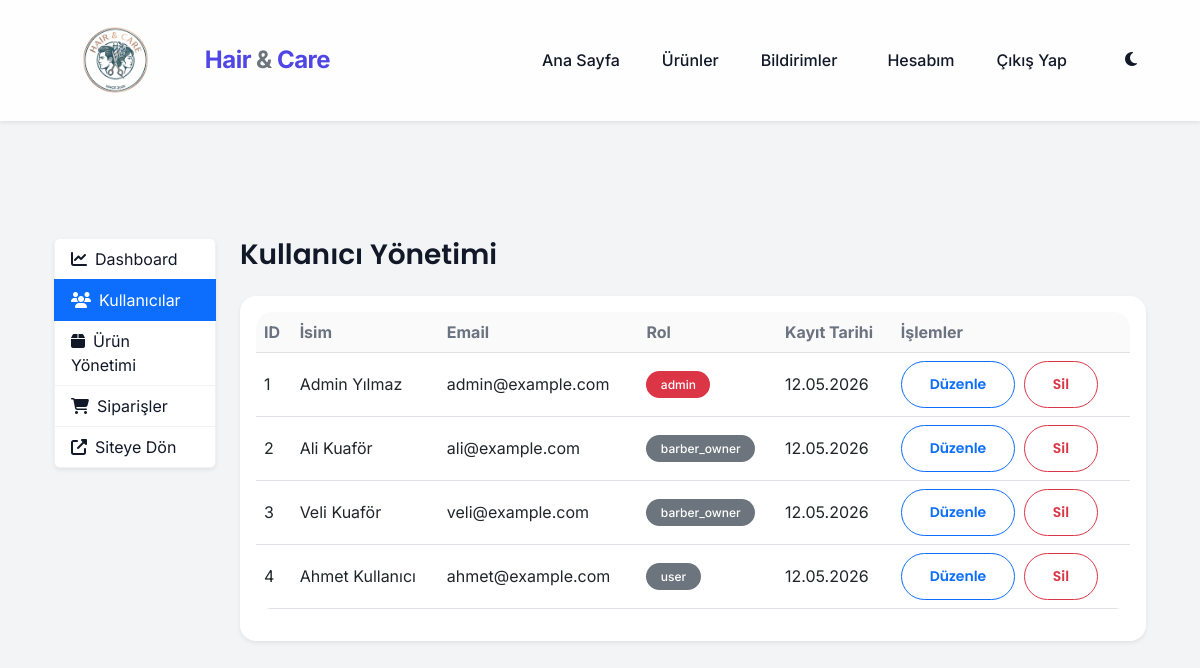
Page /admin_dashboard.php?page=users (signed in) on the committed database.
### tables this page shows
CREATE TABLE IF NOT EXISTS users (
    id INT AUTO_INCREMENT PRIMARY KEY,
    name VARCHAR(100) NOT NULL,
    email VARCHAR(100) NOT NULL UNIQUE,
    password VARCHAR(255) NOT NULL,
    role ENUM('user', 'barber_owner', 'admin') DEFAULT 'user',
    created_at TIMESTAMP DEFAULT CURRENT_TIMESTAMP
);

### config/database.php (called while the page is built, shortened)
<?php
function auth() {
    return isset($_SESSION['user_id']) ? $_SESSION : false;
}
?>

### admin_dashboard.php (the view, shortened to what this page needs)
<?php
require_once 'config/database.php';
$page = $_GET['page'] ?? 'stats';
if ($page === 'stats') {
    $total_revenue = $pdo->query("SELECT SUM(total_amount) FROM product_orders WHERE status = 'teslim edildi' OR status = 'completed'")->fetchColumn() ?: 0;
    $total_users = $pdo->query("SELECT COUNT(*) FROM users")->fetchColumn();
    $total_barbers = $pdo->query("SELECT COUNT(*) FROM users WHERE role = 'barber'")->fetchColumn();
    $total_orders = $pdo->query("SELECT COUNT(*) FROM product_orders")->fetchColumn();
    $recent_orders = $pdo->query("SELECT * FROM product_orders ORDER BY created_at DESC LIMIT 10")->fetchAll();
} elseif ($page === 'users') {
    $users = $pdo->query("SELECT * FROM users ORDER BY created_at DESC")->fetchAll();
} elseif ($page === 'products') {
    $products = $pdo->query("SELECT * FROM products ORDER BY id DESC")->fetchAll();
} elseif ($page === 'orders') {
    $orders = $pdo->query("SELECT * FROM product_orders ORDER BY created_at DESC")->fetchAll();
}
require_once 'views/header.php';
?>
<div class="container-fluid py-4" style="margin-top: 80px;">
    <div class="row">
        <div class="col-lg-2">
            <div class="list-group shadow-sm border-0 mb-4 sticky-top" style="top: 100px;">
                <a href="?page=stats" class="list-group-item list-group-item-action <?= $page==='stats'?'active':'' ?>">
                    <i class="fas fa-chart-line me-2"></i>Dashboard
                </a>
                <a href="?page=users" class="list-group-item list-group-item-action <?= $page==='users'?'active':'' ?>">
                    <i class="fas fa-users me-2"></i>Kullanıcılar
                </a>
                <a href="?page=products" class="list-group-item list-group-item-action <?= $page==='products'?'active':'' ?>">
                    <i class="fas fa-box me-2"></i>Ürün Yönetimi
                </a>
                <a href="?page=orders" class="list-group-item list-group-item-action <?= $page==='orders'?'active':'' ?>">
                    <i class="fas fa-shopping-cart me-2"></i>Siparişler
                </a>
                <a href="<?= APP_URL ?>/index.php" class="list-group-item list-group-item-action">
                    <i class="fas fa-external-link-alt me-2"></i>Siteye Dön
                </a>
            </div>
        </div>
        <div class="col-lg-10">
            <?php if ($page === 'stats'): ?>
                <h3 class="mb-4">Sistem Özeti</h3>
                <div class="row g-4 mb-5">
                    <div class="col-md-3">
                        <div class="card border-0 shadow-sm bg-primary text-white">
                            <div class="card-body py-4 text-center">
                                <h6 class="text-uppercase mb-2 opacity-75 small">Toplam Ciro</h6>
                                <h2 class="mb-0">₺<?= number_format($total_revenue, 2, ',', '.') ?></h2>
                            </div>
                        </div>
                    </div>
                    <div class="col-md-3">
                        <div class="card border-0 shadow-sm bg-success text-white">
                            <div class="card-body py-4 text-center">
                                <h6 class="text-uppercase mb-2 opacity-75 small">Kayıtlı Kullanıcı</h6>
                                <h2 class="mb-0"><?= $total_users ?></h2>
                            </div>
                        </div>
                    </div>
                    <div class="col-md-3">
                        <div class="card border-0 shadow-sm bg-info text-white">
                            <div class="card-body py-4 text-center">
                                <h6 class="text-uppercase mb-2 opacity-75 small">Kuaför Sayısı</h6>
                                <h2 class="mb-0"><?= $total_barbers ?></h2>
                            </div>
                        </div>
                    </div>
                    <div class="col-md-3">
                        <div class="card border-0 shadow-sm bg-warning text-white">
                            <div class="card-body py-4 text-center">
                                <h6 class="text-uppercase mb-2 opacity-75 small">Sipariş Sayısı</h6>
                                <h2 class="mb-0"><?= $total_orders ?></h2>
                            </div>
                        </div>
                    </div>
                </div>
                <div class="card border-0 shadow-sm">
                    <div class="card-body">
                        <h5 class="card-title mb-4">Son Siparişler</h5>
                        <div class="table-responsive">
                            <table class="table align-middle">
                                <thead class="table-light">
                                    <tr>
                                        <th>Sipariş ID</th>
                                        <th>Müşteri</th>
                                        <th>Tutar</th>
                                        <th>Tarih</th>
                                        <th>Durum</th>
                                    </tr>
                                </thead>
                                <tbody>
                                    <?php foreach($recent_orders as $o): ?>
                                    <tr>
                                        <td>#<?= $o['id'] ?></td>
                                        <td><?= htmlspecialchars($o['full_name']) ?></td>
                                        <td>₺<?= number_format($o['total_amount'], 2, ',', '.') ?></td>
                                        <td><?= date('d.m.Y H:i', strtotime($o['created_at'])) ?></td>
                                        <td>
                                            <form method="POST" class="d-flex gap-1">
                                                <input type="hidden" name="order_id" value="<?= $o['id'] ?>">
                                                <select name="status" class="form-select form-select-sm py-0" style="width: auto;" onchange="this.form.submit()">
                                                    <option value="hazirlaniyor" <?= $o['status']==='hazirlaniyor'?'selected':'' ?>>Hazırlanıyor</option>
                                                    <option value="kargoda" <?= $o['status']==='kargoda'?'selected':'' ?>>Kargoda</option>
                                                    <option value="teslim edildi" <?= $o['status']==='teslim edildi'?'selected':'' ?>>Teslim Edildi</option>
                                                    <option value="completed" <?= $o['status']==='completed'?'selected':'' ?>>Tamamlandı</option>
                                                </select>
                                                <input type="hidden" name="update_order_status" value="1">
                                            </form>
                                        </td>
                                    </tr>
                                    <?php endforeach; ?>
                                </tbody>
                            </table>
                        </div>
                    </div>
                </div>
            <?php elseif ($page === 'users'): ?>
                <div class="d-flex justify-content-between align-items-center mb-4">
                    <h3 class="mb-0">Kullanıcı Yönetimi</h3>
                </div>
                <div class="card border-0 shadow-sm">
                    <div class="card-body">
                        <div class="table-responsive">
                            <table class="table align-middle">
                                <thead class="table-light">
                                    <tr>
                                        <th>ID</th>
                                        <th>İsim</th>
                                        <th>Email</th>
                                        <th>Rol</th>
                                        <th>Kayıt Tarihi</th>
                                        <th>İşlemler</th>
                                    </tr>
                                </thead>
                                <tbody>
                                    <?php foreach($users as $u): ?>
                                    <tr>
                                        <td><?= $u['id'] ?></td>
                                        <td><?= htmlspecialchars($u['name']) ?></td>
                                        <td><?= htmlspecialchars($u['email']) ?></td>
                                        <td>
                                            <span class="badge rounded-pill <?= $u['role']==='admin'?'bg-danger':($u['role']==='barber'?'bg-info':'bg-secondary') ?>">
                                                <?= $u['role'] ?>
                                            </span>
                                        </td>
                                        <td><?= date('d.m.Y', strtotime($u['created_at'])) ?></td>
                                        <td>
                                            <button class="btn btn-sm btn-outline-primary me-1" data-bs-toggle="modal" data-bs-target="#editUser<?= $u['id'] ?>">Düzenle</button>
                                            <a href="?page=users&delete_user=<?= $u['id'] ?>" class="btn btn-sm btn-outline-danger" onclick="return confirm('Emin misiniz?')">Sil</a>
                                        </td>
                                    </tr>
                                    <?php endforeach; ?>
                                </tbody>
                            </table>
                        </div>
                    </div>
                </div>
            <?php endif; ?>
        </div>
    </div>
</div>
<?php require_once 'views/footer.php'; ?>

### views/header.php (shortened to what this page needs)
<!DOCTYPE html>
<html lang="tr">
<head>
    <link href="https://cdn.jsdelivr.net/npm/bootstrap@5.3.0/dist/css/bootstrap.min.css" rel="stylesheet">
    <link href="https://cdnjs.cloudflare.com/ajax/libs/font-awesome/6.4.0/css/all.min.css" rel="stylesheet">
    <link href="<?= APP_URL ?>/public/css/style.css" rel="stylesheet">
</head>
<body class="<?= isset($_COOKIE['theme']) && $_COOKIE['theme'] === 'dark' ? 'dark-mode' : '' ?>">
    <nav class="navbar navbar-expand-lg fixed-top shadow-sm">
        <div class="container">
            <a class="navbar-brand d-flex align-items-center" href="<?= APP_URL ?>/index.php">
                <img src="<?= APP_URL ?>/img/Hair Care Logo PNG.png" alt="Hair Care" height="80" class="me-3">
                <span>Hair <span class="text-secondary">&amp;</span> Care</span>
            </a>
            <div class="collapse navbar-collapse" id="navbarNav">
                <ul class="navbar-nav ms-auto">
                    <?php if (auth()): ?>
                        <li class="nav-item"><a class="nav-link" href="<?= APP_URL ?>/index.php">Ana Sayfa</a></li>
                        <li class="nav-item"><a class="nav-link" href="<?= APP_URL ?>/products.php">Ürünler</a></li>
                        <li class="nav-item dropdown me-2">
                            <a class="nav-link position-relative" href="#" id="notificationDropdown" role="button" data-bs-toggle="dropdown" aria-expanded="false" onclick="markNotificationsRead()">
                                Bildirimler
                            </a>
                        </li>
                        <li class="nav-item">
                            <?php
                                $dashLink = APP_URL . '/user_dashboard.php';
                                if ($_SESSION['role'] === 'admin') $dashLink = APP_URL . '/admin_dashboard.php';
                                elseif ($_SESSION['role'] === 'barber_owner') $dashLink = APP_URL . '/barber_dashboard.php';
                            ?>
                            <a class="nav-link" href="<?= $dashLink ?>">Hesabım</a>
                        </li>
                        <li class="nav-item"><a class="nav-link" href="<?= APP_URL ?>/logout.php">Çıkış Yap</a></li>
                    <?php endif; ?>
                    <li class="nav-item ms-lg-3">
                        <button class="nav-link btn btn-link" id="themeToggle" title="Tema Değiştir">
                            <i class="fas fa-moon dark-icon"></i>
                        </button>
                    </li>
                </ul>
            </div>
        </div>
    </nav>
    <main class="container py-4" style="margin-top: 110px;">

### views/footer.php (shortened to what this page needs)
    </main>
</body>
</html>

### public/css/style.css (style rules this page uses)
:root { --primary: #4f46e5; --primary-hover: #4338ca; --secondary: #ec4899; --dark: #1f2937; --light: #f9fafb; --text-main: #111827; --text-muted: #6b7280; --bg-color: #f3f4f6; --surface: #ffffff; --white: #ffffff; --card-shadow: 0 10px 30px rgba(0,0,0,0.04); --card-shadow-hover: 0 20px 40px rgba(0,0,0,0.08); --transition: all 0.3s cubic-bezier(0.25, 0.8, 0.25, 1); --radius-sm: 10px; --radius-md: 16px; --radius-lg: 24px; }
body { -webkit-font-smoothing: antialiased; font-family: 'Inter', sans-serif; background-color: var(--bg-color); color: var(--text-main); overflow-x: hidden; transition: background-color 0.3s ease, color 0.3s ease; }
h1, h2, h3, h4, h5, h6, .brand-text { font-family: 'Poppins', sans-serif; font-weight: 600; color: var(--text-main); }
.navbar { background: rgba(255, 255, 255, 0.85) !important; backdrop-filter: blur(12px); -webkit-backdrop-filter: blur(12px); border-bottom: 1px solid rgba(255, 255, 255, 0.3); box-shadow: 0 4px 20px rgba(0,0,0,0.03); padding: 15px 0; transition: var(--transition); }
.navbar-brand { color: var(--primary) !important; font-weight: 700; font-size: 1.5rem; letter-spacing: -0.5px; }
.nav-link { color: var(--text-main) !important; font-weight: 500; position: relative; padding: 8px 16px !important; margin: 0 5px; transition: var(--transition); border-radius: var(--radius-sm); }
.card-custom, .card { background: var(--surface); border-radius: var(--radius-md); border: 1px solid rgba(0,0,0,0.05); box-shadow: var(--card-shadow); transition: var(--transition); }
.btn { font-family: 'Poppins', sans-serif; font-weight: 600; border-radius: 50px; padding: 12px 28px; transition: var(--transition); }
.table { background: var(--surface); color: var(--text-main); border-radius: var(--radius-md); overflow: hidden; }
.table thead th { background-color: rgba(0,0,0,0.02); color: var(--text-muted); }
.badge { padding: 0.6em 1.2em; border-radius: 30px; font-weight: 500; }
.list-group-item { background-color: var(--surface); color: var(--text-main); border-color: rgba(0,0,0,0.05); }

### rows in the picture
users: id "1", name "Admin Yılmaz", email "admin@example.com", role "admin", created_at "12.05.2026"
users: id "2", name "Ali Kuaför", email "ali@example.com", role "barber_owner", created_at "12.05.2026"
users: id "3", name "Veli Kuaför", email "veli@example.com", role "barber_owner", created_at "12.05.2026"
users: id "4", name "Ahmet Kullanıcı", email "ahmet@example.com", role "user", created_at "12.05.2026"
